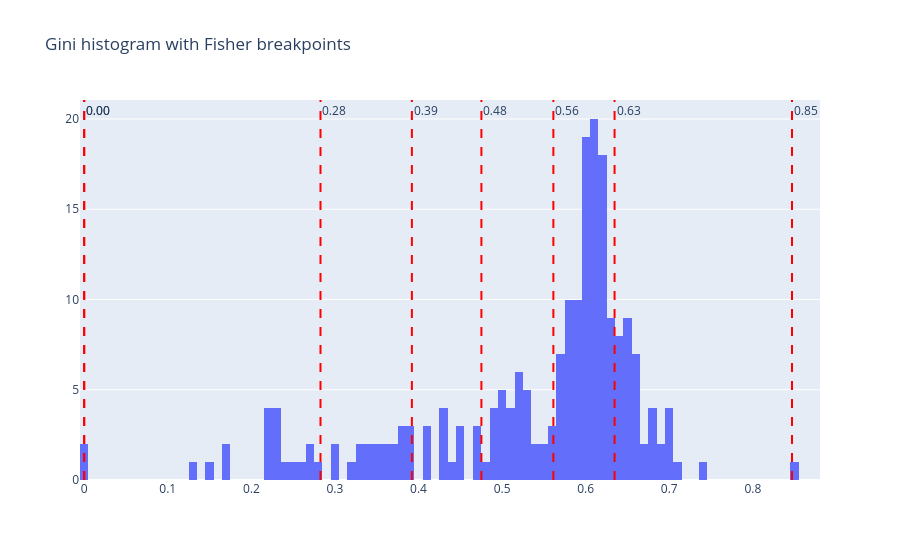

Notebook cell for this chart:
### Markdown cell above
# Fisher breaks in heterogeneity statistics

### Code cell
breaks_gini = jenkspy.jenks_breaks(df_country_stats.gini, 7)

fig = go.Figure()

fig.add_trace(
    go.Histogram(x=df_country_stats.gini, nbinsx=100)
)
for x in breaks_gini:
    fig.add_vline(
        x=x,
        line=dict(color="red", width=2, dash="dash"),  # style of the line
        annotation_text=f"{x:.2f}",  # optional label
        annotation_position="top right"
    )
fig.update_layout(title="Gini histogram with Fisher breakpoints")
fig.show()

### Figure 1 — Plotly figure (JSON) as saved in the notebook; plotly's stock layout.template omitted (floating-point values rounded to 4 significant figures; data arrays with more than 128 entries replaced by an {"elided": "..."} marker saying what was removed)
{"data": [{"nbinsx": 100, "x": {"elided": "217 float values"}, "type": "histogram"}], "layout": {"shapes": [{"line": {"color": "red", "dash": "dash", "width": 2}, "type": "line", "x0": 0.0, "x1": 0.0, "xref": "x", "y0": 0, "y1": 1, "yref": "y domain"}, {"line": {"color": "red", "dash": "dash", "width": 2}, "type": "line", "x0": 0.0, "x1": 0.0, "xref": "x", "y0": 0, "y1": 1, "yref": "y domain"}, {"line": {"color": "red", "dash": "dash", "width": 2}, "type": "line", "x0": 0.2827, "x1": 0.2827, "xref": "x", "y0": 0, "y1": 1, "yref": "y domain"}, {"line": {"color": "red", "dash": "dash", "width": 2}, "type": "line", "x0": 0.3921, "x1": 0.3921, "xref": "x", "y0": 0, "y1": 1, "yref": "y domain"}, {"line": {"color": "red", "dash": "dash", "width": 2}, "type": "line", "x0": 0.4752, "x1": 0.4752, "xref": "x", "y0": 0, "y1": 1, "yref": "y domain"}, {"line": {"color": "red", "dash": "dash", "width": 2}, "type": "line", "x0": 0.5613, "x1": 0.5613, "xref": "x", "y0": 0, "y1": 1, "yref": "y domain"}, {"line": {"color": "red", "dash": "dash", "width": 2}, "type": "line", "x0": 0.6346, "x1": 0.6346, "xref": "x", "y0": 0, "y1": 1, "yref": "y domain"}, {"line": {"color": "red", "dash": "dash", "width": 2}, "type": "line", "x0": 0.8468, "x1": 0.8468, "xref": "x", "y0": 0, "y1": 1, "yref": "y domain"}], "annotations": [{"showarrow": false, "text": "0.00", "x": 0.0, "xanchor": "left", "xref": "x", "y": 1, "yanchor": "top", "yref": "y domain"}, {"showarrow": false, "text": "0.00", "x": 0.0, "xanchor": "left", "xref": "x", "y": 1, "yanchor": "top", "yref": "y domain"}, {"showarrow": false, "text": "0.28", "x": 0.2827, "xanchor": "left", "xref": "x", "y": 1, "yanchor": "top", "yref": "y domain"}, {"showarrow": false, "text": "0.39", "x": 0.3921, "xanchor": "left", "xref": "x", "y": 1, "yanchor": "top", "yref": "y domain"}, {"showarrow": false, "text": "0.48", "x": 0.4752, "xanchor": "left", "xref": "x", "y": 1, "yanchor": "top", "yref": "y domain"}, {"showarrow": false, "text": "0.56", "x": 0.5613, "xanchor": "left", "xref": "x", "y": 1, "yanchor": "top", "yref": "y domain"}, {"showarrow": false, "text": "0.63", "x": 0.6346, "xanchor": "left", "xref": "x", "y": 1, "yanchor": "top", "yref": "y domain"}, {"showarrow": false, "text": "0.85", "x": 0.8468, "xanchor": "left", "xref": "x", "y": 1, "yanchor": "top", "yref": "y domain"}], "title": {"text": "Gini histogram with Fisher breakpoints"}}}
